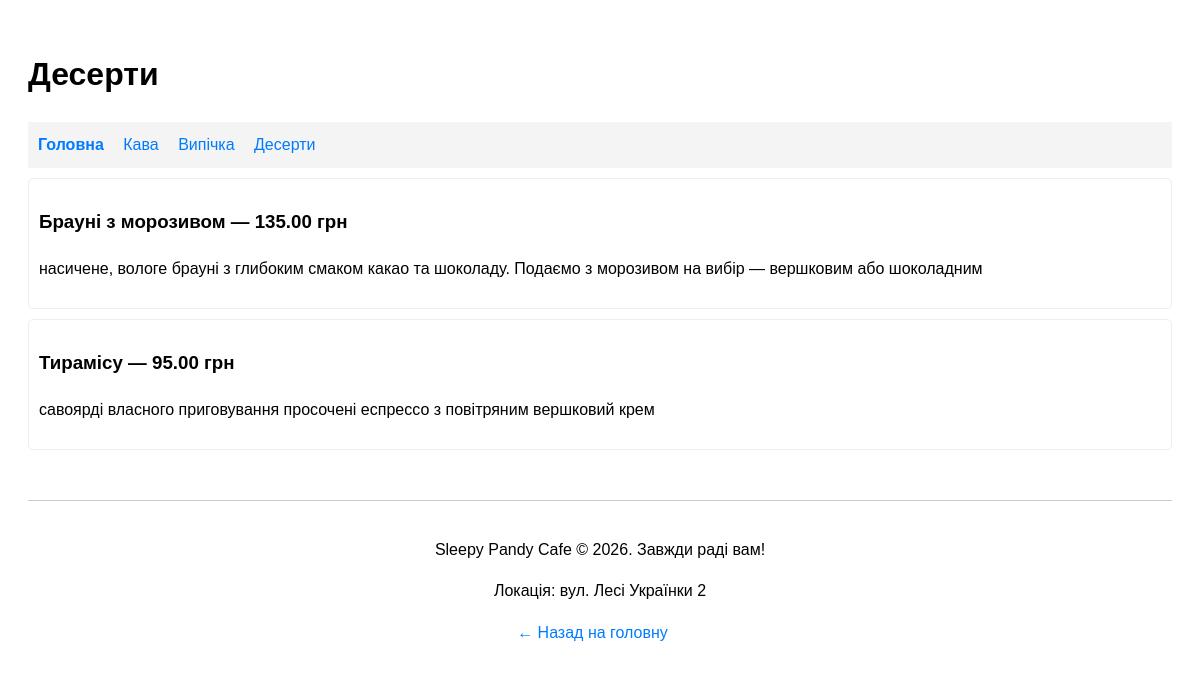
Screenshot of /category/3/ with the database file from the repository.
### main_app/models.py (models this page shows, shortened)
class Category(models.Model):
    name = models.CharField(max_length=100, verbose_name="Назва категорії")
    created_at = models.DateTimeField(auto_now_add=True)
    updated_at = models.DateTimeField(auto_now=True)

class MenuItem(models.Model):
    name = models.CharField(max_length=100, verbose_name="Назва страви")
    description = models.TextField(verbose_name="Опис")
    price = models.DecimalField(max_digits=6, decimal_places=2, verbose_name="Ціна")
    category = models.ForeignKey(Category, on_delete=models.CASCADE, related_name='items')
    created_at = models.DateTimeField(auto_now_add=True)
    updated_at = models.DateTimeField(auto_now=True)

### main_app/views.py (the view)
# urls.py: path('category/<int:cat_id>/', views.category_items, name='category_page'),
def category_items(request, cat_id):
    category = Category.objects.get(id=cat_id)
    context = {
        'title': category.name,
        'categories': Category.objects.all(),
        'items': MenuItem.objects.filter(category=category),
        'page_type': 'category'
    }
    return render(request, 'main_app/index.html', context)

### main_app/templates/main_app/index.html (shortened to what this page needs)
<!DOCTYPE html>
<html lang="uk">
<head>
</head>
<body>
    <h1>{{ title }}</h1>
    <nav>
        <a href="{% url 'home' %}"><b>Головна</b></a>
        {% for cat in categories %}
            <a href="{% url 'category_page' cat.id %}">{{ cat.name }}</a>
        {% endfor %}
    </nav>
    <div class="content">
        {% for item in items %}
            <div class="item-card">
                <h3>{{ item.name }} — {{ item.price }} грн</h3>
                <p>{{ item.description }}</p>
            </div>
        {% empty %}
            <p>Тут поки порожньо.</p>
        {% endfor %}
    </div>
    <footer>
        <p>Sleepy Pandy Cafe © 2026. Завжди раді вам!</p>
        <p>Локація: вул. Лесі Українки 2</p>
        {% if page_type != 'home' %}
            <a href="{% url 'home' %}">← Назад на головну</a>
        {% endif %}
    </footer>
</body>
</html>

### main_app/templates/main_app/index.html (style rules this page uses)
body { font-family: sans-serif; line-height: 1.6; padding: 20px; }
nav { margin-top: 20px; padding: 10px; background: #f4f4f4; }
a { margin-right: 15px; text-decoration: none; color: #007bff; }
footer { margin-top: 50px; border-top: 1px solid #ccc; padding: 20px; text-align: center; }
.item-card { border: 1px solid #eee; padding: 10px; margin-top: 10px; border-radius: 5px; }

### rows the page displays
Category: name "Десерти"
Category: name "Кава"
Category: name "Випічка"
MenuItem: name "Брауні з морозивом", price "135.00", description "насичене, вологе брауні з глибоким смаком какао та шоколаду. Подаємо з морозивом на вибір — вершковим або шоколадним"
MenuItem: name "Тирамісу", price "95.00", description "савоярді власного приговування просочені еспрессо з повітряним вершковий крем"
